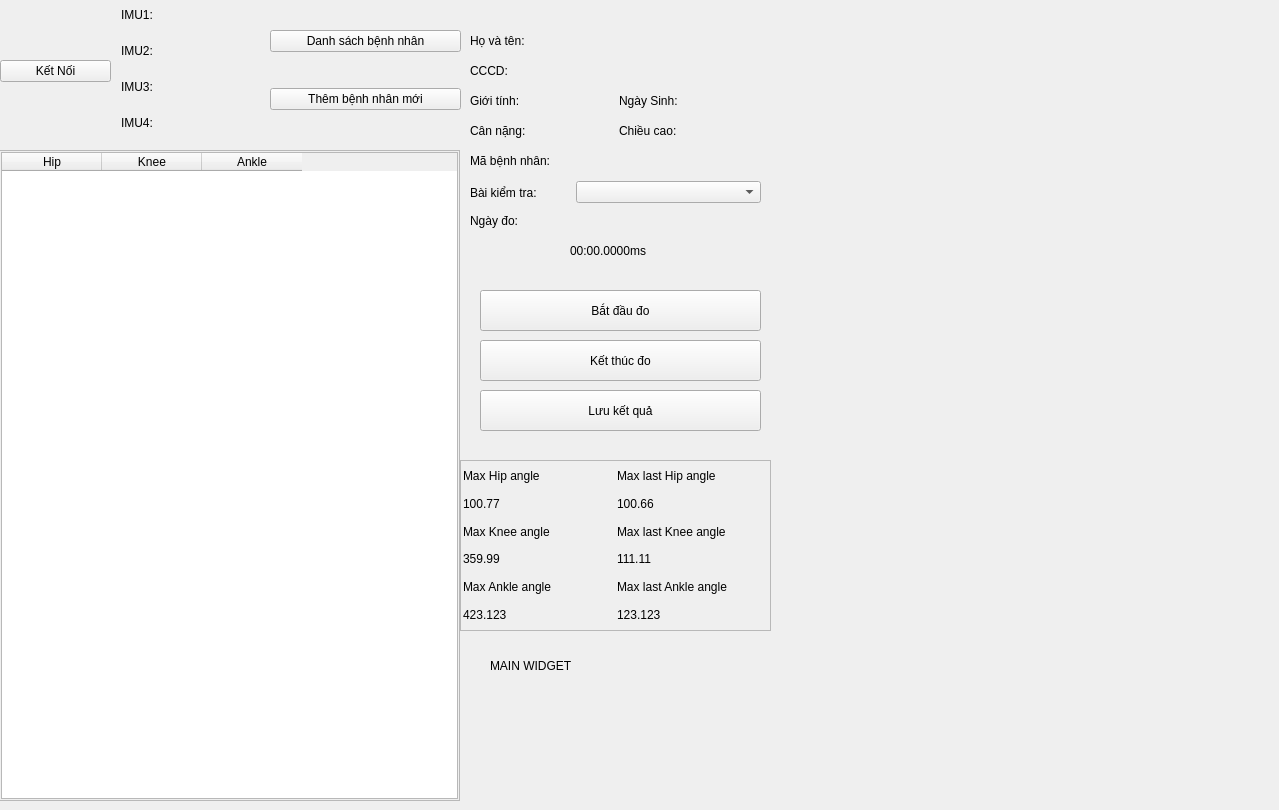
            <widget class="QWidget" name="page_Main">
             <widget class="QWidget" name="widget" native="true">
              <property name="geometry">
               <rect>
                <x>0</x>
                <y>0</y>
                <width>201</width>
                <height>141</height>
               </rect>
              </property>
              <property name="styleSheet">
               <string notr="true">font:75 12pt &quot;Droid Sans&quot;;
QPushButton{
	background-color: rgb(255, 255, 255);
}
QPushButton:pressed{
	background-color: rgb(255, 255, 255);
}
</string>
              </property>
              <layout class="QHBoxLayout" name="horizontalLayout_9">
               <property name="spacing">
                <number>10</number>
               </property>
               <property name="leftMargin">
                <number>0</number>
               </property>
               <property name="topMargin">
                <number>0</number>
               </property>
               <property name="rightMargin">
                <number>0</number>
               </property>
               <property name="bottomMargin">
                <number>0</number>
               </property>
               <item>
                <layout class="QVBoxLayout" name="verticalLayout_3">
                 <item>
                  <spacer name="verticalSpacer_2">
                   <property name="orientation">
                    <enum>Qt::Vertical</enum>
                   </property>
                   <property name="sizeHint" stdset="0">
                    <size>
                     <width>20</width>
                     <height>28</height>
                    </size>
                   </property>
                  </spacer>
                 </item>
                 <item>
                  <widget class="QPushButton" name="pb_MainConnector">
                   <property name="minimumSize">
                    <size>
                     <width>0</width>
                     <height>0</height>
                    </size>
                   </property>
                   <property name="text">
                    <string>Kết Nối</string>
                   </property>
                  </widget>
                 </item>
                 <item>
                  <spacer name="verticalSpacer_3">
                   <property name="orientation">
                    <enum>Qt::Vertical</enum>
                   </property>
                   <property name="sizeHint" stdset="0">
                    <size>
                     <width>20</width>
                     <height>18</height>
                    </size>
                   </property>
                  </spacer>
                 </item>
                </layout>
               </item>
               <item>
                <layout class="QVBoxLayout" name="verticalLayout_4">
                 <item>
                  <layout class="QHBoxLayout" name="horizontalLayout_5">
                   <item>
                    <widget class="QLabel" name="label_MainImu1">
                     <property name="maximumSize">
                      <size>
                       <width>50</width>
                       <height>16777215</height>
                      </size>
                     </property>
                     <property name="text">
                      <string>IMU1: </string>
                     </property>
                    </widget>
                   </item>
                   <item>
                    <widget class="QPushButton" name="pb_MainCheckImu1">
                     <property name="enabled">
                      <bool>true</bool>
                     </property>
                     <property name="maximumSize">
                      <size>
                       <width>20</width>
                       <height>16777215</height>
                      </size>
                     </property>
                     <property name="text">
                      <string/>
                     </property>
                     <property name="icon">
                      <iconset>
                       <normaloff>icon/cancel-icon.png</normaloff>icon/cancel-icon.png</iconset>
                     </property>
                     <property name="iconSize">
                      <size>
                       <width>12</width>
                       <height>12</height>
                      </size>
                     </property>
                     <property name="checkable">
                      <bool>false</bool>
                     </property>
                     <property name="autoDefault">
                      <bool>false</bool>
                     </property>
                     <property name="default">
                      <bool>false</bool>
                     </property>
                     <property name="flat">
                      <bool>true</bool>
                     </property>
                    </widget>
                   </item>
                  </layout>
                 </item>
                 <item>
                  <layout class="QHBoxLayout" name="horizontalLayout_6">
                   <item>
                    <widget class="QLabel" name="label_MainImu2">
                     <property name="maximumSize">
                      <size>
                       <width>50</width>
                       <height>16777215</height>
                      </size>
                     </property>
                     <property name="text">
                      <string>IMU2: </string>
                     </property>
                    </widget>
                   </item>
                   <item>
                    <widget class="QPushButton" name="pb_MainCheckImu2">
                     <property name="maximumSize">
                      <size>
                       <width>20</width>
                       <height>16777215</height>
                      </size>
                     </property>
                     <property name="text">
                      <string/>
                     </property>
                     <property name="icon">
                      <iconset>
                       <normaloff>icon/accept.png</normaloff>icon/accept.png</iconset>
                     </property>
                     <property name="iconSize">
                      <size>
                       <width>12</width>
                       <height>12</height>
                      </size>
                     </property>
                     <property name="flat">
                      <bool>true</bool>
                     </property>
                    </widget>
                   </item>
                  </layout>
                 </item>
                 <item>
                  <layout class="QHBoxLayout" name="horizontalLayout_7">
                   <item>
                    <widget class="QLabel" name="label_MainImu3">
                     <property name="maximumSize">
                      <size>
                       <width>50</width>
                       <height>16777215</height>
                      </size>
                     </property>
                     <property name="text">
                      <string>IMU3: </string>
                     </property>
                    </widget>
                   </item>
                   <item>
                    <widget class="QPushButton" name="pb_MainCheckImu3">
                     <property name="maximumSize">
                      <size>
                       <width>20</width>
                       <height>16777215</height>
                      </size>
                     </property>
                     <property name="text">
                      <string/>
                     </property>
                     <property name="icon">
                      <iconset>
                       <normaloff>icon/accept.png</normaloff>icon/accept.png</iconset>
                     </property>
                     <property name="iconSize">
                      <size>
                       <width>12</width>
                       <height>12</height>
                      </size>
                     </property>
                     <property name="flat">
                      <bool>true</bool>
                     </property>
                    </widget>
                   </item>
                  </layout>
                 </item>
                 <item>
                  <layout class="QHBoxLayout" name="horizontalLayout_8">
                   <item>
                    <widget class="QLabel" name="label_MainImu4">
                     <property name="maximumSize">
                      <size>
                       <width>50</width>
                       <height>16777215</height>
                      </size>
                     </property>
                     <property name="text">
                      <string>IMU4: </string>
                     </property>
                    </widget>
                   </item>
                   <item>
                    <widget class="QPushButton" name="pb_MainCheckImu4">
                     <property name="maximumSize">
                      <size>
                       <width>20</width>
                       <height>16777215</height>
                      </size>
                     </property>
                     <property name="text">
                      <string/>
                     </property>
                     <property name="icon">
                      <iconset>
                       <normaloff>icon/accept.png</normaloff>icon/accept.png</iconset>
                     </property>
                     <property name="iconSize">
                      <size>
                       <width>12</width>
                       <height>12</height>
                      </size>
                     </property>
                     <property name="flat">
                      <bool>true</bool>
                     </property>
                    </widget>
                   </item>
                  </layout>
                 </item>
                </layout>
               </item>
              </layout>
             </widget>
             <widget class="QFrame" name="frame">
              <property name="geometry">
               <rect>
                <x>-1</x>
                <y>150</y>
                <width>461</width>
                <height>651</height>
               </rect>
              </property>
              <property name="frameShape">
               <enum>QFrame::StyledPanel</enum>
              </property>
              <property name="frameShadow">
               <enum>QFrame::Raised</enum>
              </property>
              <layout class="QHBoxLayout" name="horizontalLayout_10">
               <property name="spacing">
                <number>1</number>
               </property>
               <property name="leftMargin">
                <number>1</number>
               </property>
               <property name="topMargin">
                <number>1</number>
               </property>
               <property name="rightMargin">
                <number>1</number>
               </property>
               <property name="bottomMargin">
                <number>1</number>
               </property>
               <item>
                <widget class="QTableWidget" name="tableWidget_MDataTable">
                 <property name="enabled">
                  <bool>true</bool>
                 </property>
                 <column>
                  <property name="text">
                   <string>Hip</string>
                  </property>
                 </column>
                 <column>
                  <property name="text">
                   <string>Knee</string>
                  </property>
                 </column>
                 <column>
                  <property name="text">
                   <string>Ankle</string>
                  </property>
                 </column>
                </widget>
               </item>
              </layout>
             </widget>
             <widget class="QWidget" name="widget_2" native="true">
              <property name="geometry">
               <rect>
                <x>270</x>
                <y>0</y>
                <width>191</width>
                <height>141</height>
               </rect>
              </property>
              <property name="styleSheet">
               <string notr="true">font:75 12pt &quot;Droid Sans&quot;;</string>
              </property>
              <layout class="QVBoxLayout" name="verticalLayout_7">
               <item>
                <widget class="QPushButton" name="pb_MainPatientsList">
                 <property name="text">
                  <string>Danh sách bệnh nhân</string>
                 </property>
                </widget>
               </item>
               <item>
                <widget class="QPushButton" name="pb_MainAddPatient">
                 <property name="text">
                  <string>Thêm bệnh nhân mới</string>
                 </property>
                </widget>
               </item>
              </layout>
             </widget>
             <widget class="QWidget" name="widget_3" native="true">
              <property name="geometry">
               <rect>
                <x>460</x>
                <y>0</y>
                <width>311</width>
                <height>801</height>
               </rect>
              </property>
              <property name="styleSheet">
               <string notr="true">QLabel{
font:75 10pt &quot;Droid Sans&quot;;
}


QPushButton{
font:75 12pt &quot;Droid Sans&quot;;
}
</string>
              </property>
              <widget class="QWidget" name="layoutWidget">
               <property name="geometry">
                <rect>
                 <x>10</x>
                 <y>90</y>
                 <width>291</width>
                 <height>22</height>
                </rect>
               </property>
               <layout class="QHBoxLayout" name="horizontalLayout_12">
                <item>
                 <widget class="QLabel" name="label_10">
                  <property name="text">
                   <string>Giới tính:</string>
                  </property>
                 </widget>
                </item>
                <item>
                 <widget class="QLabel" name="lb_MainPatientGender">
                  <property name="text">
                   <string/>
                  </property>
                 </widget>
                </item>
                <item>
                 <widget class="QLabel" name="label_12">
                  <property name="text">
                   <string>Ngày Sinh:</string>
                  </property>
                 </widget>
                </item>
                <item>
                 <widget class="QLabel" name="lb_MainDateOfBirth">
                  <property name="text">
                   <string/>
                  </property>
                 </widget>
                </item>
               </layout>
              </widget>
              <widget class="QWidget" name="layoutWidget_2">
               <property name="geometry">
                <rect>
                 <x>10</x>
                 <y>120</y>
                 <width>291</width>
                 <height>22</height>
                </rect>
               </property>
               <layout class="QHBoxLayout" name="horizontalLayout_13">
                <item>
                 <widget class="QLabel" name="label_14">
                  <property name="text">
                   <string>Cân nặng:</string>
                  </property>
                 </widget>
                </item>
                <item>
                 <widget class="QLabel" name="lb_MainPatientWeight">
                  <property name="text">
                   <string/>
                  </property>
                 </widget>
                </item>
                <item>
                 <widget class="QLabel" name="label_16">
                  <property name="text">
                   <string>Chiều cao:</string>
                  </property>
                 </widget>
                </item>
                <item>
                 <widget class="QLabel" name="lb_MainPatientHeight">
                  <property name="text">
                   <string/>
                  </property>
                 </widget>
                </item>
               </layout>
              </widget>
              <widget class="QWidget" name="layoutWidget_6">
               <property name="geometry">
                <rect>
                 <x>10</x>
                 <y>150</y>
                 <width>291</width>
                 <height>22</height>
                </rect>
               </property>
               <layout class="QHBoxLayout" name="horizontalLayout_23">
                <item>
                 <widget class="QLabel" name="label_34">
                  <property name="maximumSize">
                   <size>
                    <width>100</width>
                    <height>16777215</height>
                   </size>
                  </property>
                  <property name="text">
                   <string>Mã bệnh nhân:</string>
                  </property>
                 </widget>
                </item>
                <item>
                 <widget class="QLabel" name="lb_MainPatientCode">
                  <property name="text">
                   <string/>
                  </property>
                 </widget>
                </item>
               </layout>
              </widget>
              <widget class="QWidget" name="layoutWidget_7">
               <property name="geometry">
                <rect>
                 <x>10</x>
                 <y>180</y>
                 <width>291</width>
                 <height>25</height>
                </rect>
               </property>
               <layout class="QHBoxLayout" name="horizontalLayout_24">
                <item>
                 <widget class="QLabel" name="label_36">
                  <property name="maximumSize">
                   <size>
                    <width>100</width>
                    <height>16777215</height>
                   </size>
                  </property>
                  <property name="text">
                   <string>Bài kiểm tra:</string>
                  </property>
                 </widget>
                </item>
                <item>
                 <widget class="QComboBox" name="cb_MainExcercise"/>
                </item>
               </layout>
              </widget>
              <widget class="QWidget" name="layoutWidget_8">
               <property name="geometry">
                <rect>
                 <x>10</x>
                 <y>210</y>
                 <width>291</width>
                 <height>22</height>
                </rect>
               </property>
               <layout class="QHBoxLayout" name="horizontalLayout_25">
                <item>
                 <widget class="QLabel" name="label_37">
                  <property name="maximumSize">
                   <size>
                    <width>100</width>
                    <height>16777215</height>
                   </size>
                  </property>
                  <property name="text">
                   <string>Ngày đo:</string>
                  </property>
                 </widget>
                </item>
                <item>
                 <widget class="QLabel" name="lb_MainDayExercise">
                  <property name="text">
                   <string/>
                  </property>
                 </widget>
                </item>
               </layout>
              </widget>
              <widget class="QLabel" name="label">
               <property name="geometry">
                <rect>
                 <x>30</x>
                 <y>650</y>
                 <width>121</width>
                 <height>31</height>
                </rect>
               </property>
               <property name="styleSheet">
                <string notr="true">font: 12pt &quot;Segoe UI Historic&quot;;</string>
               </property>
               <property name="text">
                <string>MAIN WIDGET</string>
               </property>
              </widget>
              <widget class="QWidget" name="layoutWidget_15">
               <property name="geometry">
                <rect>
                 <x>10</x>
                 <y>240</y>
                 <width>291</width>
                 <height>22</height>
                </rect>
               </property>
               <layout class="QHBoxLayout" name="horizontalLayout_32">
                <item>
                 <spacer name="horizontalSpacer_2">
                  <property name="orientation">
                   <enum>Qt::Horizontal</enum>
                  </property>
                  <property name="sizeType">
                   <enum>QSizePolicy::Fixed</enum>
                  </property>
                  <property name="sizeHint" stdset="0">
                   <size>
                    <width>100</width>
                    <height>20</height>
                   </size>
                  </property>
                 </spacer>
                </item>
                <item>
                 <widget class="QLabel" name="lb_MainTimer">
                  <property name="styleSheet">
                   <string notr="true">font:75 12pt &quot;Droid Sans&quot;;</string>
                  </property>
                  <property name="text">
                   <string>00:00.0000ms</string>
                  </property>
                 </widget>
                </item>
               </layout>
              </widget>
              <widget class="QPushButton" name="pb_MainStartExercise">
               <property name="geometry">
                <rect>
                 <x>20</x>
                 <y>290</y>
                 <width>281</width>
                 <height>41</height>
                </rect>
               </property>
               <property name="text">
                <string>Bắt đầu đo</string>
               </property>
              </widget>
              <widget class="QPushButton" name="pb_MainEndExercise">
               <property name="geometry">
                <rect>
                 <x>20</x>
                 <y>340</y>
                 <width>281</width>
                 <height>41</height>
                </rect>
               </property>
               <property name="text">
                <string>Kết thúc đo</string>
               </property>
              </widget>
              <widget class="QPushButton" name="pb_MainSaveData">
               <property name="geometry">
                <rect>
                 <x>20</x>
                 <y>390</y>
                 <width>281</width>
                 <height>41</height>
                </rect>
               </property>
               <property name="text">
                <string>Lưu kết quả</string>
               </property>
              </widget>
              <widget class="QFrame" name="frame_3">
               <property name="geometry">
                <rect>
                 <x>0</x>
                 <y>460</y>
                 <width>311</width>
                 <height>171</height>
                </rect>
               </property>
               <property name="frameShape">
                <enum>QFrame::StyledPanel</enum>
               </property>
               <property name="frameShadow">
                <enum>QFrame::Raised</enum>
               </property>
               <layout class="QVBoxLayout" name="verticalLayout_8">
                <property name="spacing">
                 <number>2</number>
                </property>
                <property name="leftMargin">
                 <number>2</number>
                </property>
                <property name="topMargin">
                 <number>2</number>
                </property>
                <property name="rightMargin">
                 <number>2</number>
                </property>
                <property name="bottomMargin">
                 <number>2</number>
                </property>
                <item>
                 <layout class="QHBoxLayout" name="horizontalLayout_33">
                  <item>
                   <widget class="QLabel" name="label_55">
                    <property name="text">
                     <string>Max Hip angle</string>
                    </property>
                   </widget>
                  </item>
                  <item>
                   <widget class="QLabel" name="label_57">
                    <property name="text">
                     <string>Max last Hip angle</string>
                    </property>
                   </widget>
                  </item>
                 </layout>
                </item>
                <item>
                 <layout class="QHBoxLayout" name="horizontalLayout_34">
                  <item>
                   <widget class="QLabel" name="lb_MainMaxHipAngle">
                    <property name="text">
                     <string>100.77</string>
                    </property>
                   </widget>
                  </item>
                  <item>
                   <widget class="QLabel" name="lb_MainMaxLastHipAngle">
                    <property name="text">
                     <string>100.66</string>
                    </property>
                   </widget>
                  </item>
                 </layout>
                </item>
                <item>
                 <layout class="QHBoxLayout" name="horizontalLayout_35">
                  <item>
                   <widget class="QLabel" name="label_60">
                    <property name="text">
                     <string>Max Knee angle</string>
                    </property>
                   </widget>
                  </item>
                  <item>
                   <widget class="QLabel" name="label_61">
                    <property name="text">
                     <string>Max last Knee angle</string>
                    </property>
                   </widget>
                  </item>
                 </layout>
                </item>
                <item>
                 <layout class="QHBoxLayout" name="horizontalLayout_36">
                  <item>
                   <widget class="QLabel" name="lb_MainMaxKneeAngle">
                    <property name="text">
                     <string>359.99</string>
                    </property>
                   </widget>
                  </item>
                  <item>
                   <widget class="QLabel" name="lb_MainMaxLastKneeAngle">
                    <property name="text">
                     <string>111.11</string>
                    </property>
                   </widget>
                  </item>
                 </layout>
                </item>
                <item>
                 <layout class="QHBoxLayout" name="horizontalLayout_37">
                  <item>
                   <widget class="QLabel" name="label_64">
                    <property name="text">
                     <string>Max Ankle angle</string>
                    </property>
                   </widget>
                  </item>
                  <item>
                   <widget class="QLabel" name="label_65">
                    <property name="text">
                     <string>Max last Ankle angle</string>
                    </property>
                   </widget>
                  </item>
                 </layout>
                </item>
                <item>
                 <layout class="QHBoxLayout" name="horizontalLayout_38">
                  <item>
                   <widget class="QLabel" name="lb_MainMaxAnkleAngle">
                    <property name="text">
                     <string>423.123</string>
                    </property>
                   </widget>
                  </item>
                  <item>
                   <widget class="QLabel" name="lb_MainMaxLastAnkleAngle">
                    <property name="text">
                     <string>123.123</string>
                    </property>
                   </widget>
                  </item>
                 </layout>
                </item>
               </layout>
              </widget>
              <widget class="QWidget" name="layoutWidget_3">
               <property name="geometry">
                <rect>
                 <x>10</x>
                 <y>30</y>
                 <width>291</width>
                 <height>21</height>
                </rect>
               </property>
               <layout class="QHBoxLayout" name="horizontalLayout_17">
                <item>
                 <widget class="QLabel" name="label_20">
                  <property name="maximumSize">
                   <size>
                    <width>80</width>
                    <height>16777215</height>
                   </size>
                  </property>
                  <property name="text">
                   <string>Họ và tên: </string>
                  </property>
                 </widget>
                </item>
                <item>
                 <widget class="QLabel" name="lb_MainPatientName">
                  <property name="text">
                   <string/>
                  </property>
                 </widget>
                </item>
               </layout>
              </widget>
              <widget class="QWidget" name="layoutWidget">
               <property name="geometry">
                <rect>
                 <x>10</x>
                 <y>60</y>
                 <width>291</width>
                 <height>21</height>
                </rect>
               </property>
               <layout class="QHBoxLayout" name="horizontalLayout_16">
                <item>
                 <widget class="QLabel" name="label_18">
                  <property name="maximumSize">
                   <size>
                    <width>80</width>
                    <height>16777215</height>
                   </size>
                  </property>
                  <property name="text">
                   <string>CCCD: </string>
                  </property>
                 </widget>
                </item>
                <item>
                 <widget class="QLabel" name="lb_MainPatientID">
                  <property name="text">
                   <string/>
                  </property>
                 </widget>
                </item>
               </layout>
              </widget>
             </widget>
             <widget class="QWidget" name="widget_MLinechart" native="true">
              <property name="geometry">
               <rect>
                <x>770</x>
                <y>0</y>
                <width>500</width>
                <height>300</height>
               </rect>
              </property>
             </widget>
             <widget class="QWidget" name="widget_MLowerlimb" native="true">
              <property name="geometry">
               <rect>
                <x>770</x>
                <y>300</y>
                <width>500</width>
                <height>500</height>
               </rect>
              </property>
             </widget>
            </widget>
